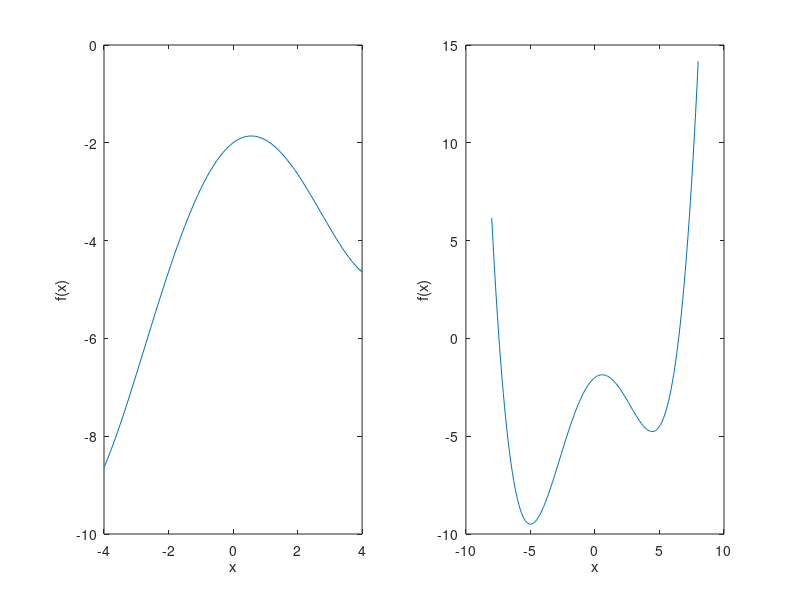
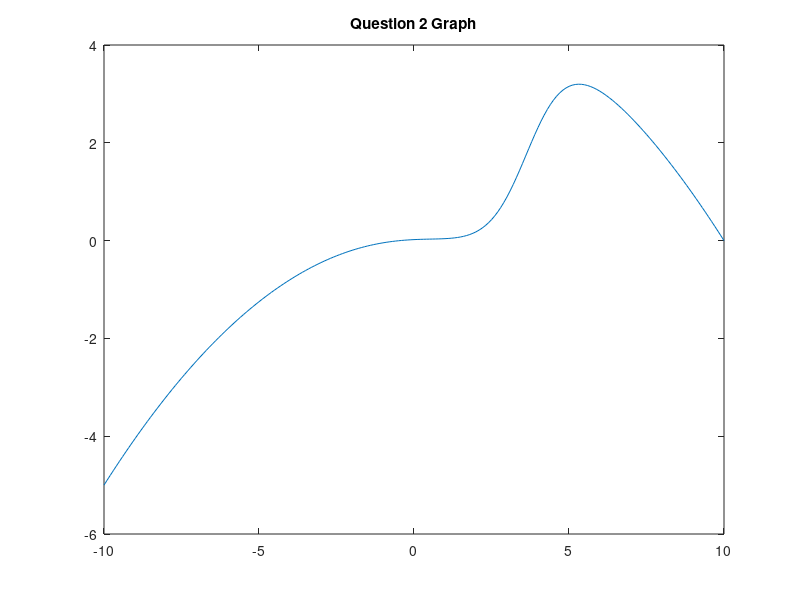

MATLAB code for these plots, in order: (Note: this script raises an error after producing the figures.)
% GilatChapter5.m
% Noah Ruderman
% This script file includes all the problems from Chapter 5 of MATLAB: An
% Introduction with Applications by Amos Gilat
% Chapter 5: Two-Dimensional Plots
% 5.16.11

close all
clear
clc
format loose

%% Problem 1
% disp('Problem 1')
x1 = -4:.1:4;
x2 = -8:.1:8;
fx = [0.01 0 -0.45 0.5 -2];

figure()
subplot(1,2,1)
plot(x1,polyval(fx,x1))
xlabel('x')
ylabel('f(x)')

subplot(1,2,2)
plot(x2,polyval(fx,x2))
xlabel('x')
ylabel('f(x)')





%% Problem 2
% disp('Problem 2')
x = -10:.1:10;
fx = 5./(1+exp(5.5 - 1.5*x)) - x.^2/20;

figure()
plot(x,fx)
title('Question 2 Graph')





%% Problem 3
% disp('Problem 3')

figure()
fplot(@(x) 40/(1+(x-4).^2) + 5*sin(20*x/pi), [-10 10])
title('Question 3 Graph')





%% Problem 4
% disp('Problem 4')
x1 = -4:.05:1.7;
x2 = 2.3:.05:8;

fx = @(x) (x.^2 - 4*x - 5)./(x - 2);

y1 = fx(x1);
y2 = fx(x2);

figure()
plot(x1,y1,x2,y2)
title('Question 4 Graph')





%% Problem 5
% disp('Problem 5')
x1 = -10:.005:-2.01;
x2 = -1.99:.005:4.99;
x3 = 5.01:.005:10;

fx = @(x) (4*x - 30)./(x.^2 - 3*x - 10);

y1 = fx(x1);
y2 = fx(x2); 
y3 = fx(x3);

figure()
plot(x1,y1,x2,y2,x3,y3)
title('Question 5 Graph')
axis([-10 10 -20 20])





%% Problem 6
% disp('Problem 6')

figure()
fplot(@(x) 3*x*cos(x)^2 - 2*x, [-2*pi 2*pi])
hold on
fplot(@(x) 3*cos(x)^2 - 3*x*2*cos(x)*sin(x) - 2, [-2*pi 2*pi], ...
    'LineStyle', '--')
title('Question 6 Graph')
xlabel('x axis')
ylabel('f(x) and f''(x)')
legend('f(x)', 'f''(x)')
hold off





%% Problem 7
% disp('Problem 7')
v_s = 12;   % volts
r_s = 2.5;  % ohms

figure()
fplot(@(R_L) v_s^2*R_L/(R_L + r_s)^2, [1 10])
title('Question 7 Graph')
xlabel('Resistance (Ohms)')
ylabel('Power (Watts)')





%% Problem 8
disp('Problem 8')
t = 0:.1:4;
v_a = zeros(length(t),2);
v_a(:,1) = (14 - 6*t');
v_b = zeros(length(t),2);
v_b(:,1) = (-25*cosd(30) + 14*cosd(30)*t');
v_b(:,2) = (-25*sind(30) + 14*sind(30)*t');

distance = sqrt(dot(v_a-v_b, v_a-v_b,2)');

figure()
plot(t+7,distance)
title('Problem 8 Graph')
xlabel('Time (AM)')
ylabel('Distance (miles)')

fprintf('\tFrom the graph, people from both ships should be able to see ')
fprintf('each other between \n8:45 and 9:15 AM.\n')
fprintf('\n\n')





%% Problem 9
% disp('Problem 9')
figure()
fplot(@(x) 693.8 - 68.8*cosh(x/99.7),[-300 300])
title('Problem 9 Graph')





%% Problem 10
% disp('Problem 10')
t = 0:.1:30; % seconds
x = polyval([-0.28 6.5 61],t);
y = polyval([0.18 -8.5 65],t);

figure()
subplot(2,2,1)
plot(x,y)
title('Problem 10 Part A Graph')
xlabel('x axis')
ylabel('y axis')

xy_vec = [x' y'];
r_magnitude = sqrt(dot(xy_vec, xy_vec, 2))';

subplot(2,2,2)
plot(t,r_magnitude)
xlabel('Time (s)')
ylabel('Position Vector Magnitude (m)')
title('Part B Graph')

theta = atand(y./x)';

subplot(2,2,3)
plot(t,theta)
xlabel('Time (s)')
ylabel('Theta (degrees)')
title('Part C Graph')





%% Problem 11
% disp('Problem 11')
Table = struct();
Table.Sun =             struct('Temp',  5840, 'rel_L',      1, 'rel_R',    1);
Table.Spica =           struct('Temp', 22400, 'rel_L',  13400, 'rel_R',  7.8);
Table.Regulus =         struct('Temp', 13260, 'rel_L',    150, 'rel_R',  3.5);
Table.Alioth =          struct('Temp',  9400, 'rel_L',    108, 'rel_R',  3.7);
Table.Barnard_Star =    struct('Temp',  3130, 'rel_L', 0.0004, 'rel_R', 0.18);
Table.Epsilon_Indi =    struct('Temp',  4280, 'rel_L',   0.15, 'rel_R', 0.76);
Table.Beta_Crucis =     struct('Temp', 28200, 'rel_L',  34000, 'rel_R',    8);

% Our values for rel_L from the table
y1 = [Table.Sun.rel_L, Table.Spica.rel_L, Table.Regulus.rel_L, Table.Alioth.rel_L, ...
    Table.Barnard_Star.rel_L, Table.Epsilon_Indi.rel_L, Table.Beta_Crucis.rel_L];

% Our calculated values of rel_L using Temp and rel_R from the table
y2 = [  Table.Sun.rel_R^2*(Table.Sun.Temp/Table.Sun.Temp)^4,
        Table.Spica.rel_R^2*(Table.Spica.Temp/Table.Sun.Temp)^4,
        Table.Regulus.rel_R^2*(Table.Regulus.Temp/Table.Sun.Temp)^4,
        Table.Alioth.rel_R^2*(Table.Alioth.Temp/Table.Sun.Temp)^4,
        Table.Barnard_Star.rel_R^2*(Table.Barnard_Star.Temp/Table.Sun.Temp)^4
        Table.Epsilon_Indi.rel_R^2*(Table.Epsilon_Indi.Temp/Table.Sun.Temp)^4,
        Table.Beta_Crucis.rel_R^2*(Table.Beta_Crucis.Temp/Table.Sun.Temp)^4];

x = [Table.Sun.Temp, Table.Spica.Temp, Table.Regulus.Temp, Table.Alioth.Temp, ...
    Table.Barnard_Star.Temp, Table.Epsilon_Indi.Temp, Table.Beta_Crucis.Temp];

figure()

loglog(x,y1,'*')
hold on
loglog(x,y2,'o')
title('Problem 11 Graph')
xlabel('Log Temperature')
ylabel('Relative Luminosity')
set(gca,'XDir', 'reverse')
axis([3000 30000  .0001 100000])
legend('Experiment', 'Theory')





%% Problem 12
% disp('Problem 12')
x = [-0.1 0.8 0 10 -70];
v = polyder(x);
a = polyder(v);

t = 0:.01:8;

figure()
subplot(2,2,1)
plot(t,polyval(x,t))
xlabel('Time (s)')
ylabel('Distance (m)')
title('Problem 12 Graph Position vs. time')

subplot(2,2,2)
plot(t,polyval(v,t))
xlabel('Time (s)')
ylabel('Velocity (m/s)')
title('Velocity vs. time')

subplot(2,2,3)
plot(t,polyval(a,t))
xlabel('Time (s)')
ylabel('Acceleration (m/s^2)')
title('Acceleration vs. time')





%% Problem 13
% disp('Problem 13')
A_0 = (0.0064)^2*pi; % meters^2
L_0 = 25;   % mm

F = [0 13345 26689 40479 42703 43592 44482 44927 45372 46276 47908];
F = [F 49035 50265 53213 56161]; 

L = [25 25.037 25.073 25.113 25.122 25.125 25.132 25.144 25.164 25.208];
L = [L 25.409 25.646 26.084 27.398 29.150];

sigma_e = F/A_0;
epsilon_e = (L-L_0)/L_0;

sigma_t = F/A_0.*L/L_0;
epsilon_t = log(L/L_0);

figure()
plot(epsilon_e,sigma_e,epsilon_t,sigma_t)
title('Problem 13 Graph')
xlabel('Stress')
ylabel('Strain (Pa)')
legend('Engineering', 'True')




%% Problem 14
% disp('Problem 14')
Q1 = 4;     % Liters/min
Q2 = 5;     % Liters/min
PG = 2:60;  % mmHg
Av1 = Q1./sqrt(PG); % cm^2
Av2 = Q2./sqrt(PG); % cm^2

figure()
plot(PG,Av1,PG,Av2)
xlabel('PG (mmHg)')
ylabel('Area (cm^2)')
title('Problem 14 Graph')
legend('Q = 4 L/min', 'Q = 5 L/min')
axis([2 60 0 4])





%% Problem 15
% disp('Problem 15')
R = 4;  % Ohms
L = 1.3;    % Henrys
V = 12;     % Volts

t1 = 0:0.01:0.5;
t2 = 0.51:0.01:2;
t = [t1 t2];

i = [(V / R * (1 - exp(-R*t1/L)))   (exp(-R*t2/L) * V / R * (exp(R/2/L) - 1))];

figure()
plot(t, i)
xlabel('Time (s)')
ylabel('Current (A)')
title('Problem 15 Graph')





%% Problem 16
% disp('Problem 16')
G_inf = 5;  % ksi
c = 0.05; 
tau1 = 0.05;    % seconds
tau2 = 500;     % seconds
omega = 10.^(linspace(-4,3,100));   % seconds^(-1)

G_prime = G_inf*(1 + c/2*log((1+(omega*tau2).^2)./(1+(omega*tau1).^2)));
G_doubleprime = c*G_inf*(atan(omega*tau2)-atan(omega*tau1));

figure()
subplot(2,1,1)
semilogx(omega,G_prime)
xlabel('Frequency (s^-^1)')
ylabel('G''')
title('Problem 16 Graph')

subplot(2,1,2)
semilogx(omega,G_doubleprime)
xlabel('Frequency (s^-^1)')
ylabel('G''''')




%% Problem 17
% disp('Problem 17')
f_0 = 12;   % N/kg
omega_n = 10;   % rad/s
omega = 12;     % rad/s
t = 0:0.01:10;

x = 2*f_0/(omega_n^2 - omega^2)*sin((omega_n - omega)/2*t) ...
    .*sin((omega_n - omega)/2*t);

figure()
plot(t,x)
xlabel('Time (s)')
ylabel('Position (m)')
title('Problem 17 Graph')




%% Problem 18
disp('Problem 18')
R = 0.08206; % (L atm)/(mole K)
n = 1;      % moles
T = 300;    % Kelvin
a = 1.39;   % L^2 atm/mole^2
b = 0.0391; % L/mole
V = 0.08:0.02:6;    % Liters

P = n*R*T./(V-n*b) - n^2*a./V.^2;
PVRT = P.*V/(R*T);

figure()
plot(P, PVRT)
xlabel('Pressure (Pa)')
ylabel('PV/RT')
title('Problem 18 Graph')

fprintf('\tNo, the behavior of Nitrogen does not agree with the ideal gas equation\n')
fprintf('\n\n')





%% Problem 19
% disp('Problem 19')
L = 20; % meters
E = 200*10^9;   % Pa
I = 348*10^(-6); % meters^4
w = 5*10^3;     % N/m


x1 = 0:0.1:.66*L;
x2 = .66*L:0.1:L;
x = [x1 x2];

y1 = [-w*x1/(24*L*E*I).*(L*x1.^3 - 16/9*L^2*x1.^2 + 64/81*L^4)];
y2 = [-w*L/(54*E*I)*(2*x2.^3 - 6*L*x2.^2 + 40/9*L^2*x2 - 4/9*L^3)];
y = [y1 y2];

figure()
plot(x,y)
title('Problem 19 Graph')
xlabel('Distance Along Beam (m)')
ylabel('Deflection')